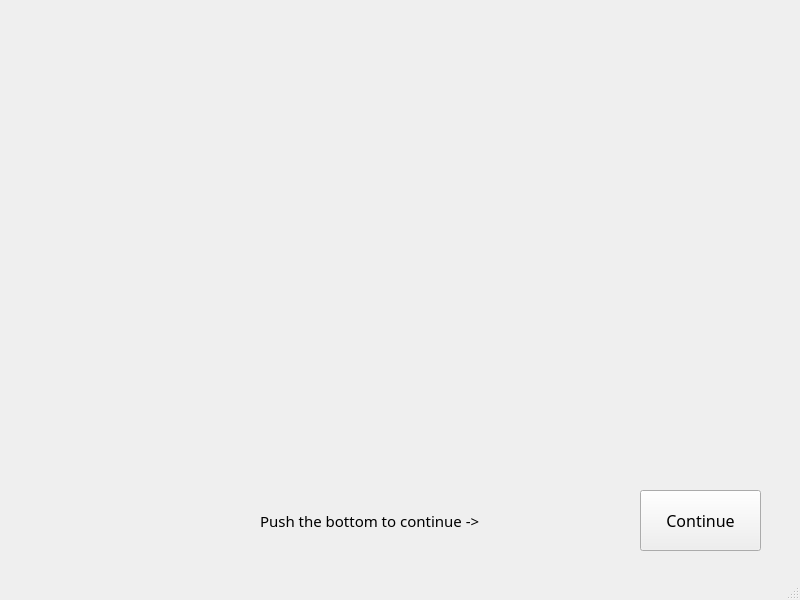
<?xml version="1.0" encoding="UTF-8"?>
<ui version="4.0">
 <class>MainWindow1</class>
 <widget class="QMainWindow" name="MainWindow1">
  <property name="geometry">
   <rect>
    <x>0</x>
    <y>0</y>
    <width>800</width>
    <height>600</height>
   </rect>
  </property>
  <property name="windowTitle">
   <string>MainWindow</string>
  </property>
  <widget class="QWidget" name="centralwidget">
   <widget class="QPushButton" name="pushButton">
    <property name="geometry">
     <rect>
      <x>640</x>
      <y>490</y>
      <width>121</width>
      <height>61</height>
     </rect>
    </property>
    <property name="font">
     <font>
      <family>Arial Rounded MT Bold</family>
      <pointsize>12</pointsize>
     </font>
    </property>
    <property name="text">
     <string>Continue</string>
    </property>
   </widget>
   <widget class="QLabel" name="label">
    <property name="geometry">
     <rect>
      <x>0</x>
      <y>0</y>
      <width>811</width>
      <height>431</height>
     </rect>
    </property>
    <property name="text">
     <string/>
    </property>
    <property name="pixmap">
     <pixmap resource="resources.qrc">:/new/prefix1/resource/picture1.png</pixmap>
    </property>
    <property name="scaledContents">
     <bool>true</bool>
    </property>
   </widget>
   <widget class="QLabel" name="label_2">
    <property name="geometry">
     <rect>
      <x>260</x>
      <y>490</y>
      <width>351</width>
      <height>61</height>
     </rect>
    </property>
    <property name="font">
     <font>
      <family>Arial Rounded MT Bold</family>
      <pointsize>11</pointsize>
     </font>
    </property>
    <property name="text">
     <string>Push the bottom to continue -&gt;</string>
    </property>
   </widget>
  </widget>
  <widget class="QStatusBar" name="statusbar"/>
 </widget>
 <resources>
  <include location="resources.qrc"/>
 </resources>
 <connections/>
</ui>
